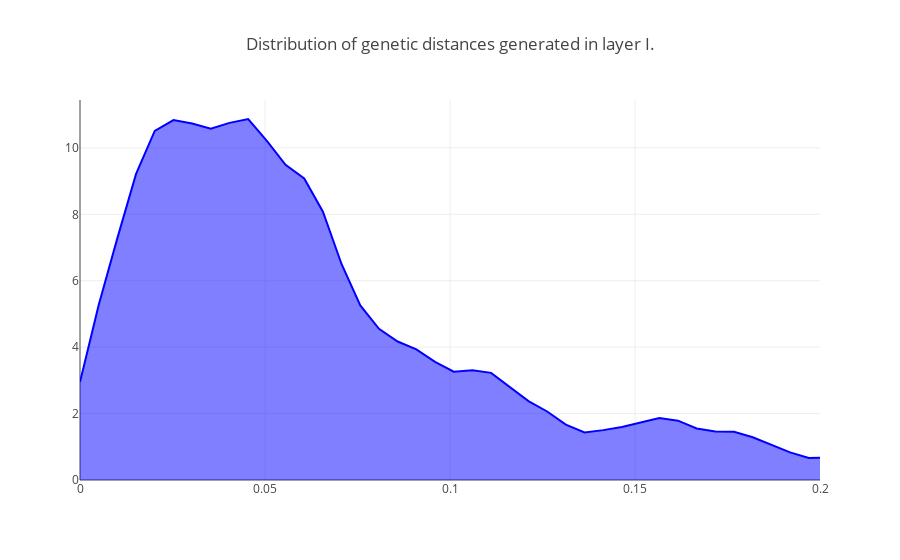

Source (notebook cell):
### Code cell
### Distribution of feature space distances between control populations for even and biased scenarios
from sklearn.neighbors import KernelDensity
Fsts_den= Fsts_test.fst

Fsts_den= np.nan_to_num(Fsts_den)

X_plot = np.linspace(0, .5, 100)

kde = KernelDensity(kernel='gaussian', bandwidth=0.005).fit(np.array(Fsts_den).reshape(-1,1))

log_dens = kde.score_samples(X_plot.reshape(-1,1))

fig_roost_dens= [go.Scatter(x=X_plot, y=np.exp(log_dens), 
                            mode='lines', fill='tozeroy', name= 'Biased senarios',
                            line=dict(color='blue', width=2))]

##

layout= go.Layout(
    title= 'Distribution of genetic distances generated in layer I.',
    xaxis= dict(
        range= [0,.2]
    )
)

fig = go.Figure(data=fig_roost_dens, layout= layout)
iplot(fig)
